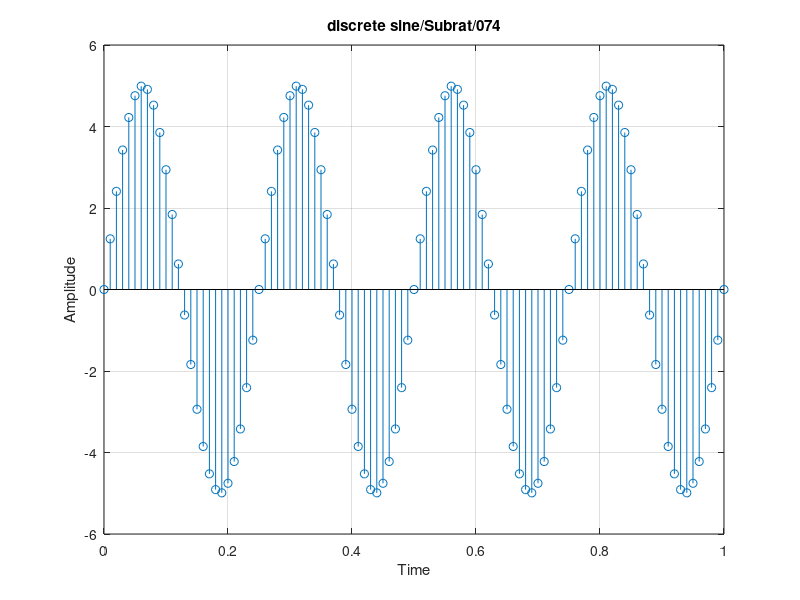

This chart was generated by the following MATLAB code:
%construct a discrete sine wave having amplitude 5 units and frequency 4
%hz.plot the signal
clc;
close all;
clear all;
a=5;
f=4;
t=0:0.01:1;
x=a*sin(2*pi*f*t);
stem(t,x);
xlabel('Time');
ylabel('Amplitude');
title('discrete sine/Subrat/074');
grid on;